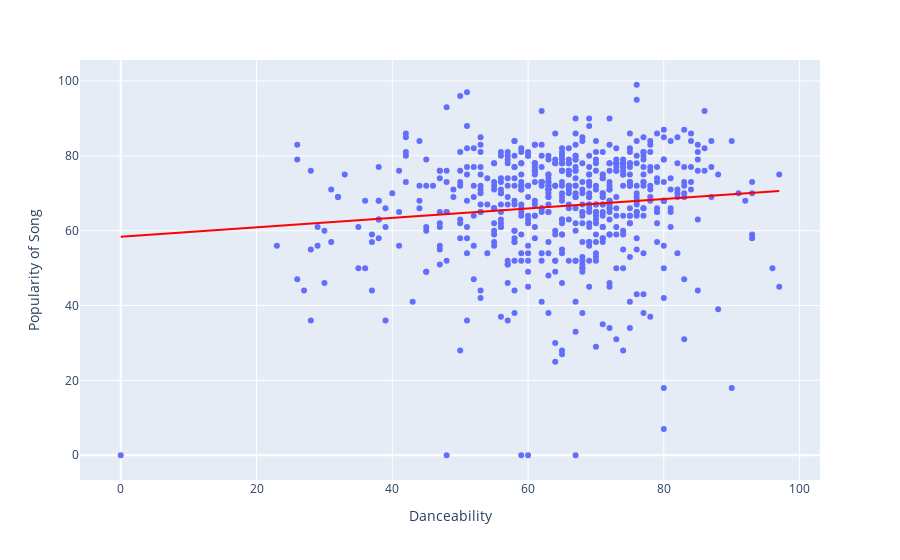

Here is the notebook cell this chart was saved with:
### Code cell
#Plot out Popularity versus D and add trendline
pop_vs_year_plotly = px.scatter(
    spotify_df,
    x = 'Danceability',
    y = 'Popularity',
    trendline = 'ols',
    trendline_color_override = 'red'
)

pop_vs_year_plotly.update_layout(
    xaxis_title = 'Danceability',
    yaxis_title = 'Popularity of Song'
)

### Figure 1 — Plotly figure (JSON) as saved in the notebook; plotly's stock layout.template omitted (floating-point values rounded to 4 significant figures; data arrays with more than 128 entries replaced by an {"elided": "..."} marker saying what was removed)
{"data": [{"hovertemplate": "Danceability=%{x}<br>Popularity=%{y}<extra></extra>", "legendgroup": "", "marker": {"color": "#636efa", "symbol": "circle"}, "mode": "markers", "name": "", "orientation": "v", "showlegend": false, "type": "scatter", "x": {"elided": "603 int values"}, "xaxis": "x", "y": {"elided": "603 int values"}, "yaxis": "y"}, {"hovertemplate": "<b>OLS trendline</b><br>Popularity = 0.125935 * Danceability + 58.4131<br>R<sup>2</sup>=0.013469<br><br>Danceability=%{x}<br>Popularity=%{y} <b>(trend)</b><extra></extra>", "legendgroup": "", "line": {"color": "red"}, "marker": {"color": "#636efa", "symbol": "circle"}, "mode": "lines", "name": "", "showlegend": false, "type": "scatter", "x": {"elided": "603 int values"}, "xaxis": "x", "y": {"elided": "603 float values"}, "yaxis": "y"}], "layout": {"legend": {"tracegroupgap": 0}, "margin": {"t": 60}, "xaxis": {"anchor": "y", "domain": [0, 1], "title": {"text": "Danceability"}}, "yaxis": {"anchor": "x", "domain": [0, 1], "title": {"text": "Popularity of Song"}}}}
